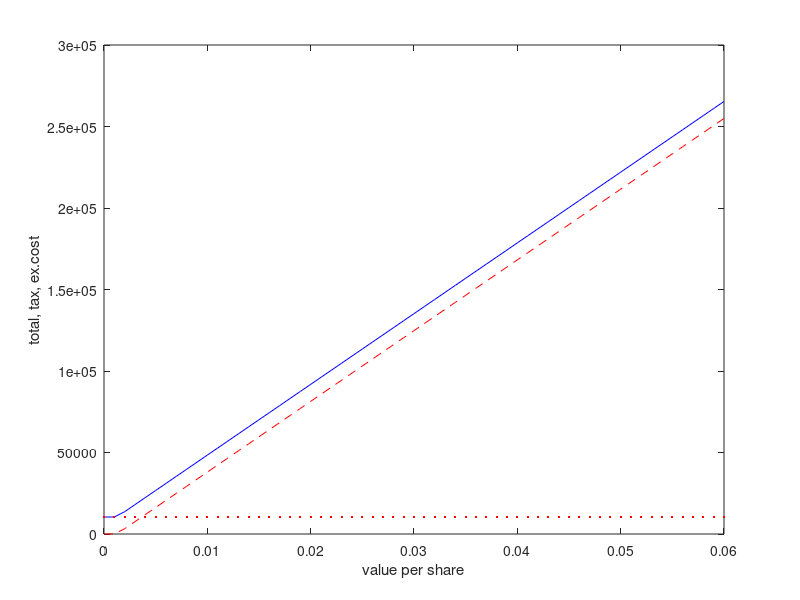

Recreate this plot in MATLAB.
clear;
vps = 0:0.001:0.06;
cps = 0.00125;
shares = 1669048*5;

cost = cps * shares;
value = vps * shares;
gain = max(value - cost, 0);
tax = gain * 0.52;
total = cost + tax;

plot(vps,total,'b-', vps, tax, 'r--', vps, cost,'r' )

xlabel('value per share')
ylabel('total, tax, ex.cost')

